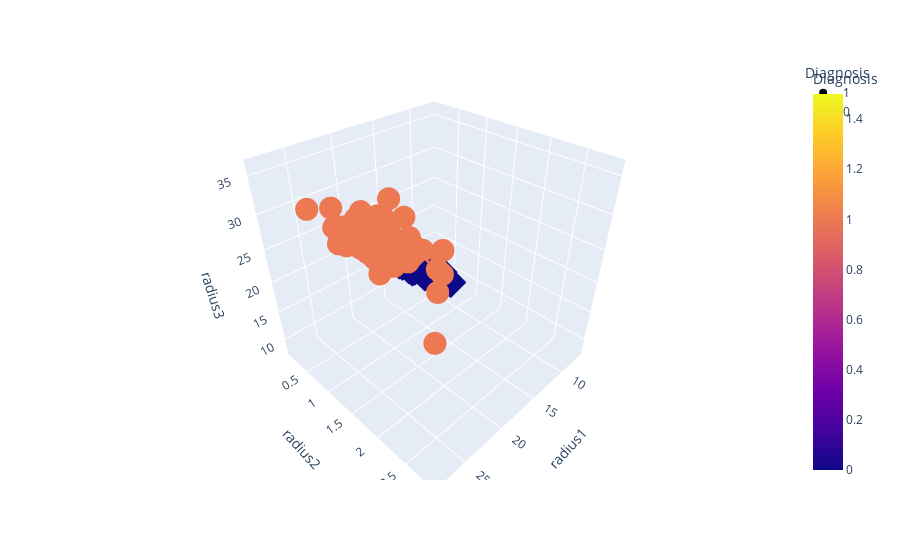

The notebook cell saved with this chart:
### Code cell
fig = px.scatter_3d(full_df, x='radius1', y='radius2', z='radius3',
                    color='Diagnosis', symbol='Diagnosis')
fig.show() # 3D plot of radius means, worst instances, and standard deviations with color-indicated diagnosis

### Figure 1 — Plotly figure (JSON) as saved in the notebook; plotly's stock layout.template omitted (floating-point values rounded to 4 significant figures; data arrays with more than 128 entries replaced by an {"elided": "..."} marker saying what was removed)
{"data": [{"hovertemplate": "Diagnosis=%{marker.color}<br>radius1=%{x}<br>radius2=%{y}<br>radius3=%{z}<extra></extra>", "legendgroup": "1", "marker": {"color": {"elided": "212 int values"}, "coloraxis": "coloraxis", "symbol": "circle"}, "mode": "markers", "name": "1", "scene": "scene", "showlegend": true, "type": "scatter3d", "x": {"elided": "212 float values"}, "y": {"elided": "212 float values"}, "z": {"elided": "212 float values"}}, {"hovertemplate": "Diagnosis=%{marker.color}<br>radius1=%{x}<br>radius2=%{y}<br>radius3=%{z}<extra></extra>", "legendgroup": "0", "marker": {"color": {"elided": "357 int values"}, "coloraxis": "coloraxis", "symbol": "diamond"}, "mode": "markers", "name": "0", "scene": "scene", "showlegend": true, "type": "scatter3d", "x": {"elided": "357 float values"}, "y": {"elided": "357 float values"}, "z": {"elided": "357 float values"}}], "layout": {"coloraxis": {"colorbar": {"title": {"text": "Diagnosis"}}, "colorscale": [[0, "#0d0887"], [0.1111, "#46039f"], [0.2222, "#7201a8"], [0.3333, "#9c179e"], [0.4444, "#bd3786"], [0.5556, "#d8576b"], [0.6667, "#ed7953"], [0.7778, "#fb9f3a"], [0.8889, "#fdca26"], [1, "#f0f921"]]}, "legend": {"title": {"text": "Diagnosis"}, "tracegroupgap": 0}, "margin": {"t": 60}, "scene": {"domain": {"x": [0, 1], "y": [0, 1]}, "xaxis": {"title": {"text": "radius1"}}, "yaxis": {"title": {"text": "radius2"}}, "zaxis": {"title": {"text": "radius3"}}}}}
